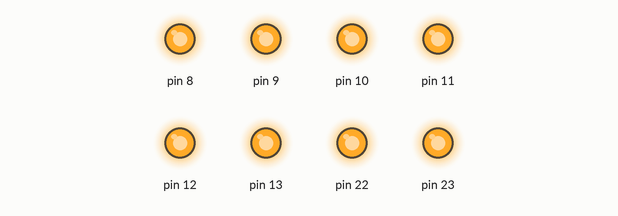
This sketch was run on a simulated Arduino Uno, built with avr-gcc and run on an emulated ATmega328P. On the bench: output pins drawn as LEDs (lit = HIGH).

Above: at 0.05 s.
At 2.75 s:
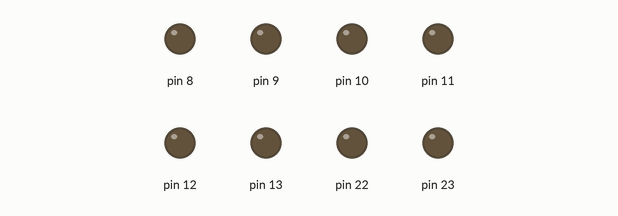
Timing chart, 0 to 3.0 s (numbered marks = the images above):
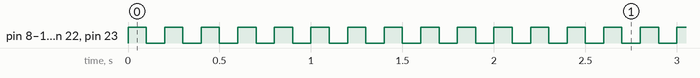

The sketch:

Opdracht1.ino
```cpp
/*
 Name:		Opdracht1.ino
 Created:	12/9/2016 7:14:56 PM
 Author:	Tim Hintzbergen
 Exercise: S1 - 1.7
*/
#include <avr/delay.h>

#define DELAY 100

int main(void) {
	DDRB = 0xFF; //Defines all pins as output

	while (1) {
		PORTB = ~PORTB;
		_delay_ms(DELAY);
	}
}
```

Measured:
- by itself, pin 8–13, pin 22, pin 23: alternates HIGH for 0.10 s and LOW for 0.10 s
